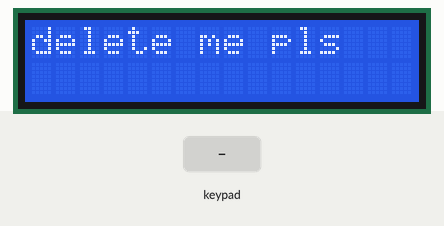
Simulated run of this sketch. Board: Arduino Mega 2560, built with avr-gcc and run on an emulated ATmega2560. Parts: 16×2 character LCD. The inputs (shaded band) are chosen by the test bench.

Above: at 1.2 s.
1.3 s: key 'A' pressed
At 1.9 s:
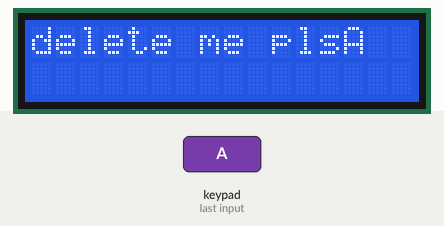
2.9 s: key 'B' pressed
At 4.2 s:
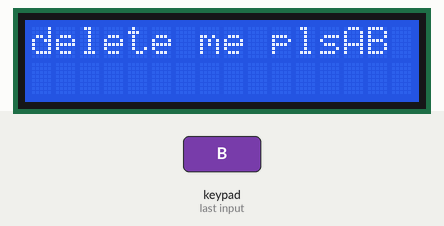
4.5 s: key 'C' pressed
At 5.8 s:
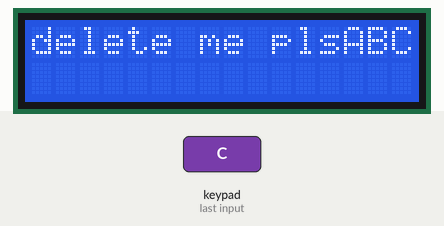
6.1 s: key '*' pressed
At 7.1 s:
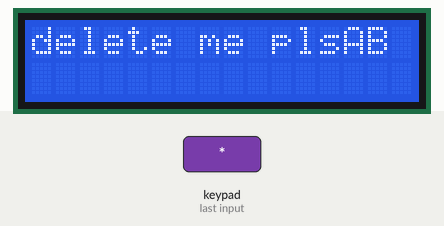
7.7 s: key '#' pressed
At 8.5 s:
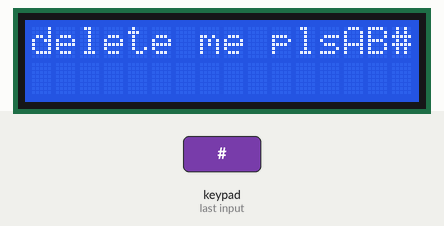
Timing chart, 0 to 10.3 s (numbered marks = the images above; inputs shaded):
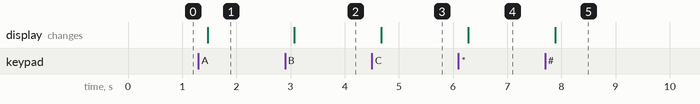

The sketch:

Backspace.ino
```cpp
//Test backspace

//4x3 keypad (no letters)

//keypad library
#include <Keypad.h>
//lcd library
#include <LiquidCrystal.h>

//initialize keypad
const byte ROWS = 4; //4 rows
const byte COLS = 4; //4 columns

char keys[ROWS][COLS] = {
  {'1', '2', '3', 'A'},
  {'4', '5', '6', 'B'},
  {'7', '8', '9', 'C'},
  {'*', '0', '#', 'D'}
};
byte row_pins[ROWS] = {37, 35, 33, 31}; //connect to the row pinouts of the keypad
byte col_pins[COLS] = {29, 27, 25, 23}; // connect to the column pinouts of the keypad

Keypad keypad = Keypad( makeKeymap(keys), row_pins, col_pins, ROWS, COLS);

//initialize lcd
const byte rs = 53, en = 51, d4 = 49, d5 = 47, d6 = 45, d7 = 43;
LiquidCrystal lcd(rs, en, d4, d5, d6, d7);

unsigned short i = 13;

void setup() {
  // put your setup code here, to run once:

  //initialize serial monitor
  Serial.begin(9600);

  //initialize lcd
  lcd.begin(16, 2); //set up lcd's number of columns and rows
  lcd.print("delete me pls");
  lcd.setCursor(i,0);
}

void loop() {
  // put your main code here, to run repeatedly:

  //set cursor to column 0, row 1
  //lcd.setCursor(0,1);

  //get the character of the button pressed
  char key = keypad.getKey();

  //key = 0 if no buttons are pressed
  if(key == '*') {
    i--;
    lcd.setCursor(i, 0);
    lcd.print(' ');
  }

  if(key != '*' && key != 0) {
    lcd.setCursor(i, 0);
    i++;
    lcd.print(key);
  }

  delay(200);
}
```

Measured:
- after the input at 1.3 s, the display: changes after 0.17 s (image 1)
- after the input at 2.9 s, the display: changes after 0.17 s (image 2)
- after the input at 4.5 s, the display: changes after 0.18 s (image 3)
- after the input at 6.1 s, the display: changes after 0.18 s (image 4)
- after the input at 7.7 s, the display: changes after 0.18 s (image 5)
